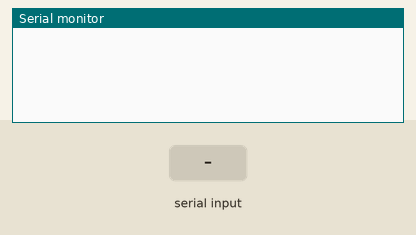
A sketch run on a simulated Arduino Uno, built with avr-gcc and run on an emulated ATmega328P. Parts: the last lines printed to the serial monitor. Inputs (shaded band) come from the test bench.

Above: at 1.2 s.
1.3 s: "Servo1,1\n" received over Serial
At 2.5 s:
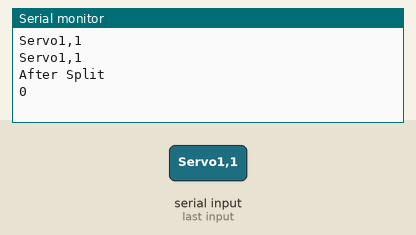
2.8 s: "Servo1\n" received over Serial
At 3.7 s:
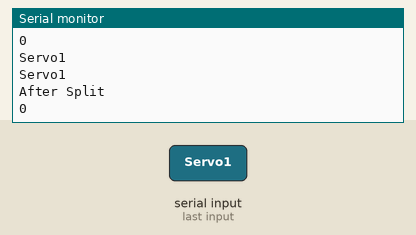
4.3 s: "90,45,200\n" received over Serial
At 5.0 s:
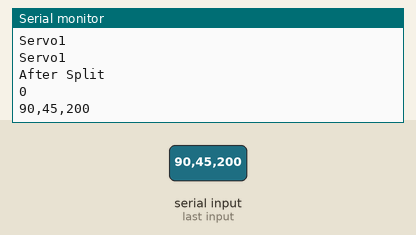
5.8 s: "90,45\n" received over Serial
At 7.2 s:
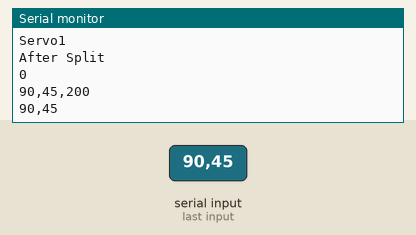

The sketch:

Servo_Angle_Input_Test.ino
```cpp
// Create servo objects to control two servos
#include <Servo.h>

Servo servo1;
Servo servo2;

// Define the pins for the servos
int servo1Pin = 6; // Pin connected to servo 1
int servo2Pin = 7; // Pin connected to servo 2

int sero1Sensitivity = 200;
int sero2Sensitivity = 200;


int servo1TargetPos = 90;
int servo2TargetPos = 90;

int servo1CurrentPos = 90;
int servo2CurrentPos = 90;

String servoData[2];

String incomingData = "";

void setup() {


Serial.begin(9600);


}

void loop() {
  if (Serial.available() > 0) {
    //Read Data if available
    incomingData = Serial.readStringUntil('\n');
    Serial.println(incomingData);

    if(incomingData.startsWith("Servo1")){
          Serial.println(incomingData);
          splitString(incomingData, ' ', servoData, 5);
          Serial.println("After Split");
          Serial.println(servoData[1]);
          servo1TargetPos = (servoData[1]).toInt();
           if( servo1TargetPos >= 0 && servo1TargetPos <= 90){
              if( servo1CurrentPos != servo1TargetPos){
                moveServo(servo1,servo1CurrentPos,servo1TargetPos,sero1Sensitivity);
              }
           }
       }
  }
}

void moveServo(Servo servoName,int currentPos,int TargetPos,int sensitivity){
    while(currentPos!=TargetPos){
      if(currentPos<TargetPos){
        currentPos++;
      }
      else{
        currentPos--;
      }
    }
    //servoName.write(currentPos);
    Serial.println(currentPos);
    delay(sensitivity);
}

int splitString(String data, char delimiter, String *outputArray, int maxParts) {
  int currentIndex = 0;
  int startIndex = 0;
  int endIndex = 0;

  while (currentIndex < maxParts - 1 && endIndex >= 0) {
    endIndex = data.indexOf(delimiter, startIndex);
    if (endIndex == -1) {
      outputArray[currentIndex] = data.substring(startIndex);
    } else {
      outputArray[currentIndex] = data.substring(startIndex, endIndex);
      startIndex = endIndex + 1;
    }
    currentIndex++;
  }

  return currentIndex;
}
```

Measured:
- after the input at 1.3 s, the serial monitor: prints a new line at once (image 1)
- after the input at 2.8 s, the serial monitor: prints a new line at once (image 2)
- after the input at 4.3 s, the serial monitor: prints a new line at once (image 3)
- after the input at 5.8 s, the serial monitor: prints a new line at once (image 4)
